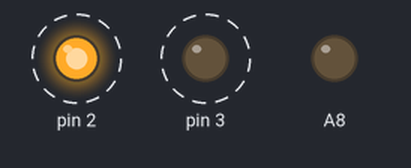
The sketch below on a simulated Arduino Mega 2560, built with avr-gcc and run on an emulated ATmega2560. On the bench: output pins drawn as LEDs (lit = HIGH). Dashed ring = blinking.

Above: at 0.05 s.
Timing chart, 0 to 3.0 s (numbered marks = the images above):
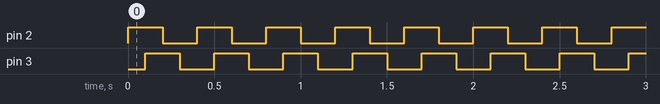

Measured:
- by itself, pin 2, pin 3: alternates HIGH for 0.20 s and LOW for 0.20 s

The sketch:

alterna_light_blink.ino
```cpp
void setup() {
   pinMode(2,OUTPUT);
   pinMode(3,OUTPUT);
   pinMode(A8,OUTPUT);

}
void loop() {
   digitalWrite(2, HIGH);
   delay(100);
   digitalWrite(3, HIGH);
   analogWrite(A8,HIGH);
    delay(100);
   digitalWrite(2, LOW);
   delay(100);
   digitalWrite(3, LOW);
  delay(100);

}
```
